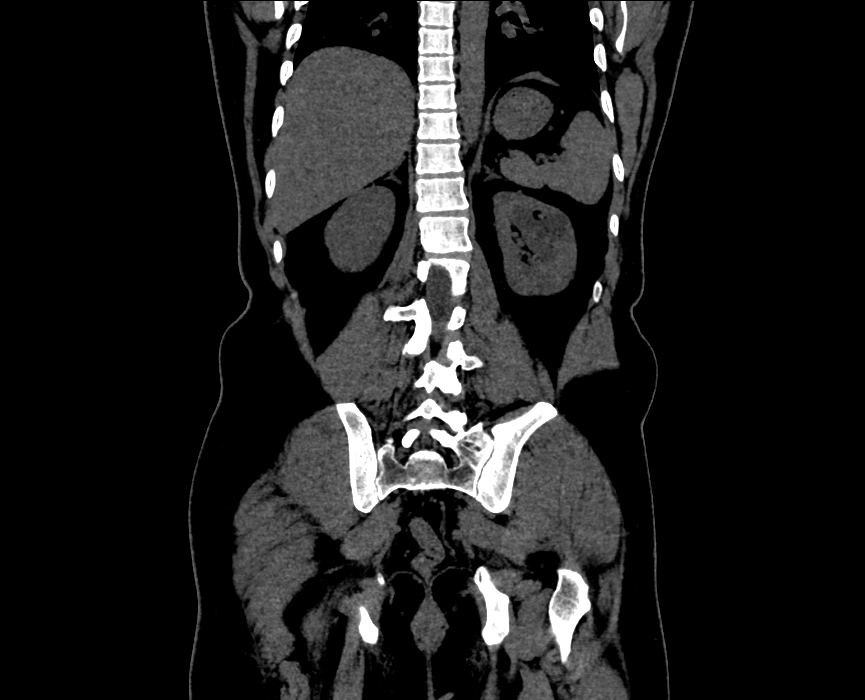
%> input picture CT image kidney dataset/kidney dataset(CT images)/Cyst- (1025).jpg, 865 x 700 px
$ octave maincode.m   (GNU Octave 9; MATLAB toolbox functions it lacks are replaced by stand-ins)
%> lines starting %> are read from the running program, lines starting %| are printed output that depends on the picture; in (x1, y1, x2, y2) boxes, pixels count from 0 and x2, y2 are one past the last pixel; in counts of white or black regions, pixels touching at a corner belong together; the program's own positions count from 1
### CT image kidney dataset/subcodes/contourseg.m

function seg = contourseg(I,mask,num_iter,mu,method)


  if(~exist('mu','var'))
    mu=0.2;
  end

  if(~exist('method','var'))
    method = 'chan';
  end

   s = 200./min(size(I,1),size(I,2)); % resize scale
   if s<1
       I = imresize(I,s);
   end

%   auto mask settings
  if ischar(mask)
      switch lower (mask)
          case 'small'
              mask = maskcircle2(I,'small');
          case 'medium'
              mask = maskcircle2(I,'medium');
          case 'large'
              mask = maskcircle2(I,'large');
          case 'whole'
              mask = maskcircle2(I,'whole');
              %mask = init_mask(I,30);
          case 'whole+small'
              m1 = maskcircle2(I,'whole');
              m2 = maskcircle2(I,'small');
              mask = zeros(size(I,1),size(I,2),2);
              mask(:,:,1) = m1(:,:,1);
              mask(:,:,2) = m2(:,:,2);
          otherwise
              error('unrecognized mask shape name (MASK).');
      end
  else
      if s<1
          mask = imresize(mask,s);
      end
      if size(mask,1)>size(I,1) || size(mask,2)>size(I,2)
          error('dimensions of mask unmathch those of the image.')
      end
      switch lower(method)
          case 'multiphase'
              if  (size(mask,3) == 1)
                  error('multiphase requires two masks but only gets one.')
              end
      end

  end


switch lower(method)
    case 'chan'
        if size(I,3)== 3
            P = rgb2gray(uint8(I));
            P = double(P);
        elseif size(I,3) == 2
            P = 0.5.*(double(I(:,:,1))+double(I(:,:,2)));
        else
            P = double(I);
        end
        layer = 1;

    case 'vector'
        s = 200./min(size(I,1),size(I,2)); % resize scale
        I = imresize(I,s);
        mask = imresize(mask,s);
        layer = size(I,3);
        if layer == 1
            display('only one image component for vector image')
        end
        P = double(I);

    case 'multiphase'
        layer = size(I,3);
        if size(I,1)*size(I,2)>200^2
            s = 200./min(size(I,1),size(I,2)); % resize scale
            I = imresize(I,s);
            mask = imresize(mask,s);
        end

        P = double(I);  %P store the original image
    otherwise
        error('!invalid method')
end
%-- End Initializations on input image I and mask

%%
%--   Core function
switch lower(method)
    case {'chan','vector'}
        %-- SDF
        %   Get the distance map of the initial mask

        mask = mask(:,:,1);
        phi0 = bwdist(mask)-bwdist(1-mask)+im2double(mask)-.5;
        %   initial force, set to eps to avoid division by zeros
        force = eps;
        %-- End Initialization

        %-- Display settings
          figure();
          sgtitle('Segmentation');
%           subplot(1,2,1); imshow(I); title('Input Image');
%           subplot(1,2,1); contour(flipud(phi0), [0 0], 'r','LineWidth',1); title('initial contour');
          subplot(1,2,1);
          title('Initial Contour');
        %-- End Display original image and mask

        %-- Main loop
          for n=1:num_iter
              inidx = find(phi0>=0); % frontground index
              outidx = find(phi0<0); % background index
              force_image = 0; % initial image force for each layer
              for i=1:layer
                  L = im2double(P(:,:,i)); % get one image component
                  c1 = sum(sum(L.*Heaviside(phi0)))/(length(inidx)+eps); % average inside of Phi0
                  c2 = sum(sum(L.*(1-Heaviside(phi0))))/(length(outidx)+eps); % verage outside of Phi0
                  force_image=-(L-c1).^2+(L-c2).^2+force_image;
                  % sum Image Force on all components (used for vector image)
                  % if 'chan' is applied, this loop become one sigle code as a
                  % result of layer = 1
              end

              % calculate the external force of the image
              force = mu*kappa(phi0)./max(max(abs(kappa(phi0))))+1/layer.*force_image;

              % normalized the force
              force = force./(max(max(abs(force))));

              % get stepsize dt
              dt=0.5;

              % get parameters for checking whether to stop
              old = phi0;
              phi0 = phi0+dt.*force;
              new = phi0;
              indicator = checkstop(old,new,dt);

              % intermediate output
              if(mod(n,20) == 0)
                 showphi(I,phi0,n);
              end;
              if indicator % decide to stop or continue
                  showphi(I,phi0,n);

                  %make mask from SDF
                  seg = phi0<=0; %-- Get mask from levelset

                  subplot(1,2,2); imshow(seg); title('Segmented Image');

                  return;
              end
          end;
          showphi(I,phi0,n);

          %make mask from SDF
          seg = phi0<=0; %-- Get mask from levelset

          subplot(1,2,2); imshow(seg); title('Segmented Image');
    case 'multiphase'
        %-- Initializations
        %   Get the distance map of the initial masks
        mask1 = mask(:,:,1);
        mask2 = mask(:,:,2);
        phi1=bwdist(mask1)-bwdist(1-mask1)+im2double(mask1)-.5;%Get phi1 from the initial mask 1
        phi2=bwdist(mask2)-bwdist(1-mask2)+im2double(mask2)-.5;%Get phi1 from the initial mask 2

        %-- Display settings
        figure();
% [7 lines of commented-out code are left out]
        hold on
        contour(flipud(mask1),[0,0],'r','LineWidth',2.5);
        contour(flipud(mask1),[0,0],'x','LineWidth',1);
        contour(flipud(mask2),[0,0],'g','LineWidth',2.5);
        contour(flipud(mask2),[0,0],'x','LineWidth',1);
        title('initial contour');
        hold off
        subplot(1,2,1); title('Segmentation');
        %-- End display settings

        %Main loop
        for n=1:num_iter
              %-- Narrow band for each phase
              nb1 = find(phi1<1.2 & phi1>=-1.2); %narrow band of phi1
              inidx1 = find(phi1>=0); %phi1 frontground index
              outidx1 = find(phi1<0); %phi1 background index

              nb2 = find(phi2<1.2 & phi2>=-1.2); %narrow band of phi2
              inidx2 = find(phi2>=0); %phi2 frontground index
              outidx2 = find(phi2<0); %phi2 background index
              % [7 lines of commented-out code are left out]

              cc11 = intersect(inidx1,inidx2); %index belong to (phi1>0 & phi2>0)
              cc12 = intersect(inidx1,outidx2); %index belong to (phi1>0 & phi2<0)
              cc21 = intersect(outidx1,inidx2); %index belong to (phi1<0 & phi2>0)
              cc22 = intersect(outidx1,outidx2); %index belong to (phi1<0 & phi2<0)

              f_image11 = 0;
              f_image12 = 0;
              f_image21 = 0;
              f_image22 = 0; % initial image force for each layer

              for i=1:layer
                  L = im2double(P(:,:,i)); % get one image component

              if isempty(cc11)
                  c11 = eps;
              else
                  c11 = mean(L(cc11));
              end

              if isempty(cc12)
                  c12 = eps;
              else
                  c12 = mean(L(cc12));
              end

              if isempty(cc21)
                  c21 = eps;
              else
                  c21 = mean(L(cc21));
              end

              if isempty(cc22)
                  c22 = eps;
              else
                  c22 = mean(L(cc22));
              end

              %-- End mean calculation

              %-- Force calculation and normalization
              % force on each partition

              f_image11=(L-c11).^2.*Heaviside(phi1).*Heaviside(phi2)+f_image11;
              f_image12=(L-c12).^2.*Heaviside(phi1).*(1-Heaviside(phi2))+f_image12;
              f_image21=(L-c21).^2.*(1-Heaviside(phi1)).*Heaviside(phi2)+f_image21;
              f_image22=(L-c22).^2.*(1-Heaviside(phi1)).*(1-Heaviside(phi2))+f_image22;
              end


              curvature1 = mu*kappa(phi1);
              curvature1 = curvature1(nb1);
              % image force on phi1
              fim1 = 1/layer.*(-f_image11(nb1)+f_image21(nb1)-f_image12(nb1)+f_image22(nb1));
              fim1 = fim1./max(abs(fim1)+eps);

              % curvature on phi2
              curvature2 = mu*kappa(phi2);
              curvature2 = curvature2(nb2);
              % image force on phi2
              fim2 = 1/layer.*(-f_image11(nb2)+f_image12(nb2)-f_image21(nb2)+f_image22(nb2));
              fim2 = fim2./max(abs(fim2)+eps);

              % force on phi1 and phi2
              force1 = curvature1+fim1;
              force2 = curvature2+fim2;
              %-- End force calculation

              % detal t
              dt = 1.5;

              old(:,:,1) = phi1;
              old(:,:,2) = phi2;

              %update of phi1 and phi2
              phi1(nb1) = phi1(nb1)+dt.*force1;
              phi2(nb2) = phi2(nb2)+dt.*force2;

              new(:,:,1) = phi1;
              new(:,:,2) = phi2;

              indicator = checkstop(old,new,dt);

              if indicator
                 showphi(I, new, n);
                 %make mask from SDF
                 seg11 = (phi1>0 & phi2>0); %-- Get mask from levelset
                 seg12 = (phi1>0 & phi2<0);
                 seg21 = (phi1<0 & phi2>0);
                 seg22 = (phi1<0 & phi2<0);

                 se = strel('disk',1);
                 aa1 = imerode(seg11,se);
                 aa2 = imerode(seg12,se);
                 aa3 = imerode(seg21,se);
                 aa4 = imerode(seg22,se);
                 seg = aa1+2*aa2+3*aa3+4*aa4;

                 subplot(1,2,2); imagesc(seg);axis image;title('Segmented Image');

                  return
              end
              % re-initializations
              phi1 = reinitialization(phi1, 0.6);%sussman(phi1, 0.6);%
              phi2 = reinitialization(phi2, 0.6);%sussman(phi2,0.6);

              %intermediate output
              if(mod(n,20) == 0)
                 phi(:,:,1) = phi1;
                 phi(:,:,2) = phi2;
                 showphi(I, phi, n);
              end;
          end;
          phi(:,:,1) = phi1;
          phi(:,:,2) = phi2;
          showphi(I, phi, n);
          %make mask from SDF
        seg11 = (phi1>0 & phi2>0); %-- Get mask from levelset
        seg12 = (phi1>0 & phi2<0);
        seg21 = (phi1<0 & phi2>0);
        seg22 = (phi1<0 & phi2<0);

        se = strel('disk',1);
        aa1 = imerode(seg11,se);
        aa2 = imerode(seg12,se);
        aa3 = imerode(seg21,se);
        aa4 = imerode(seg22,se);
        seg = aa1+2*aa2+3*aa3+4*aa4;
        %seg = bwlabel(seg);
        subplot(1,2,2); imagesc(seg);axis image;title('Segmented Image');
end

### CT image kidney dataset/maincode.m
clc;
clear all;
close all;
warning off;
addpath('subcodes');

%% INITIALIZATION

SearchAgents_no=30;
N=10;
Function_name='F1';
Fun_name='F10';
Max_iter=200;
Total_run=10;
NumberofBrownBears=30;
D=30;
Min=ones(1,D)*(-100);
Max=ones(1,D)*(100);
%% LOAD INPUT DATASET

myFolder = 'F:\Nisha\Nisha\2024\Rooks projcts\project5(kidney2)\kidney2code\kidney2cyst\maincode';
filePattern = fullfile(myFolder, '*.jpg');
jpegFiles = dir(filePattern);
for k = 1:length(jpegFiles)
  baseFileName = jpegFiles(k).name;
  fullFileName = fullfile(myFolder, baseFileName);
  fprintf(1, 'Now reading %s\n', fullFileName);
  imageArray = imread(fullFileName);
  imshow(imageArray);
  drawnow;
end
[I,path]=uigetfile('*.jpg','select a input image');
%> the answer given: kidney dataset(CT images)/Cyst- (1025).jpg
str=strcat(path,I);
s=imread(str);
%> s is the input picture: size 700x865x3 uint8; min 0, max 255, mean 31
figure;
imshow(s);
title('Input Image');
image = im2double(s(:,:,1));
H1 = fspecial('gaussian',21,15);
H2 = fspecial('gaussian',21,20);
dog = H1 - H2;
dogFilterImage1 = conv2(image,dog,'same');
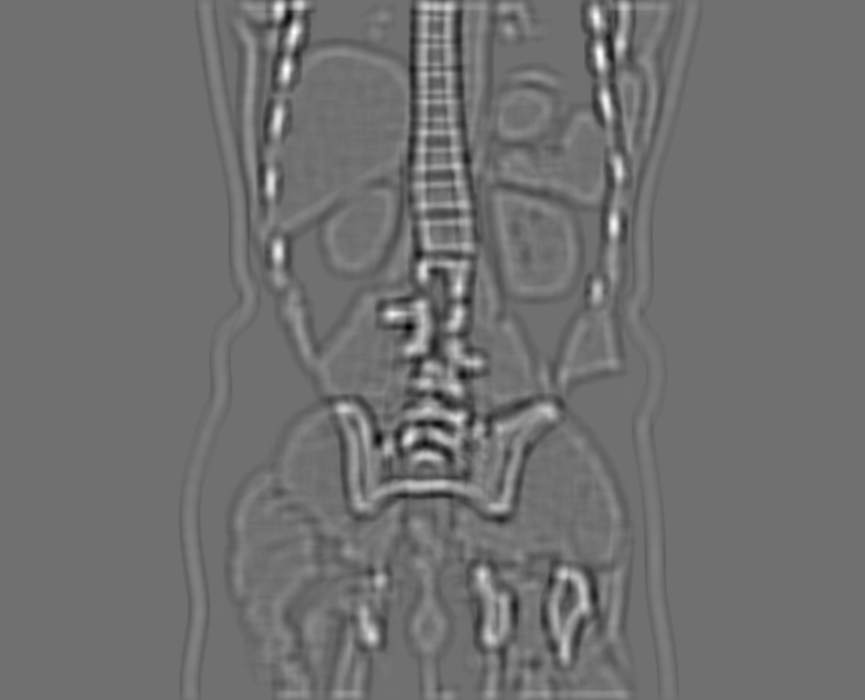
%> dogFilterImage1: size 700x865 double; min -0.011, max 0.0138, mean 1.27e-05; drawn with min black and max white
figure;
imshow(dogFilterImage1,[]);
title('Preprocessed Image');
%% SEGMENTATION
m = zeros(size(s,1),size(s,2));
m(20:120,20:120) = 1;
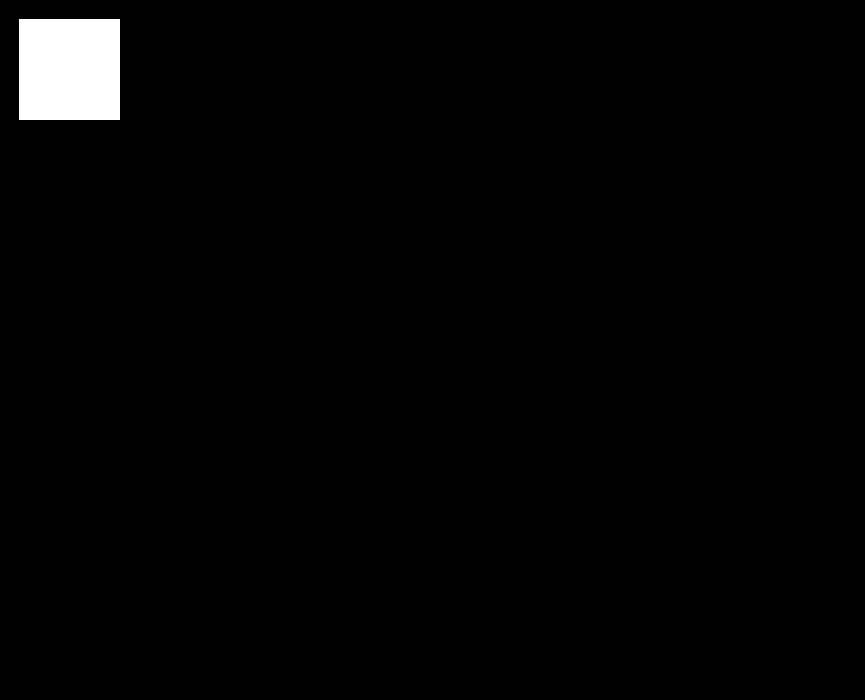
%> m: size 700x865 double; values 0 (black) and 1 (white), 1.7% white; 1 white region, box (x1, y1, x2, y2) and area: (19, 19, 120, 120) 10201
seg = contourseg(s,'medium',500,0.02,'chan'); % ability on gray image
%> in contourseg, `I = imresize(I,s);`:
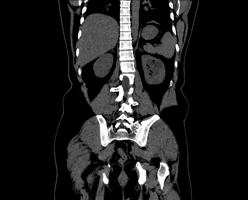
%> I: size 200x248x3 uint8; min 0, max 255, mean 31.1
%> the run ends on the next line

$ run again, on CT image kidney dataset/kidney dataset(CT images)/Cyst- (1307).jpg
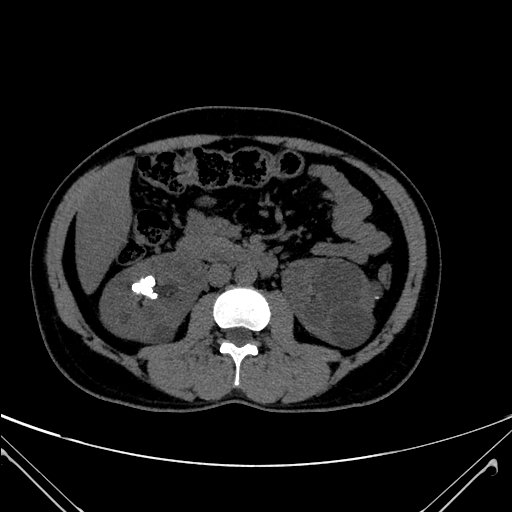
%> input picture CT image kidney dataset/kidney dataset(CT images)/Cyst- (1307).jpg, 512 x 512 px
%> s is the input picture: size 512x512x3 uint8; min 0, max 255, mean 24.2
%> `m(20:120,20:120) = 1;`:
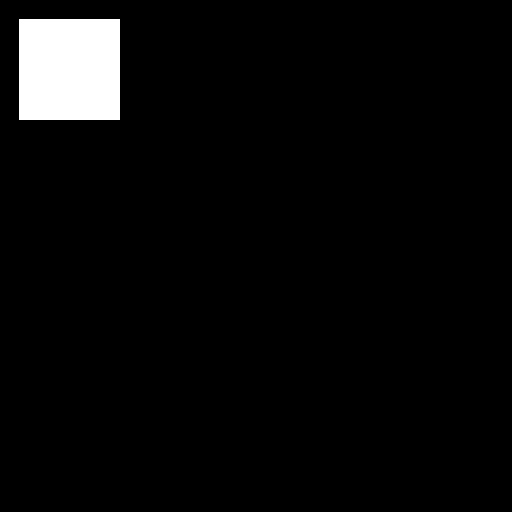
%> m: size 512x512 double; values 0 (black) and 1 (white), 3.9% white; 1 white region, box (x1, y1, x2, y2) and area: (19, 19, 120, 120) 10201
%> in contourseg, `I = imresize(I,s);`:
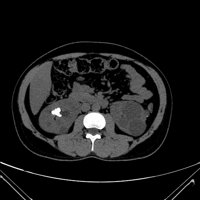
%> I: size 200x200x3 uint8; min 0, max 255, mean 24.3

$ run again, on CT image kidney dataset/kidney dataset(CT images)/Cyst- (1376).jpg
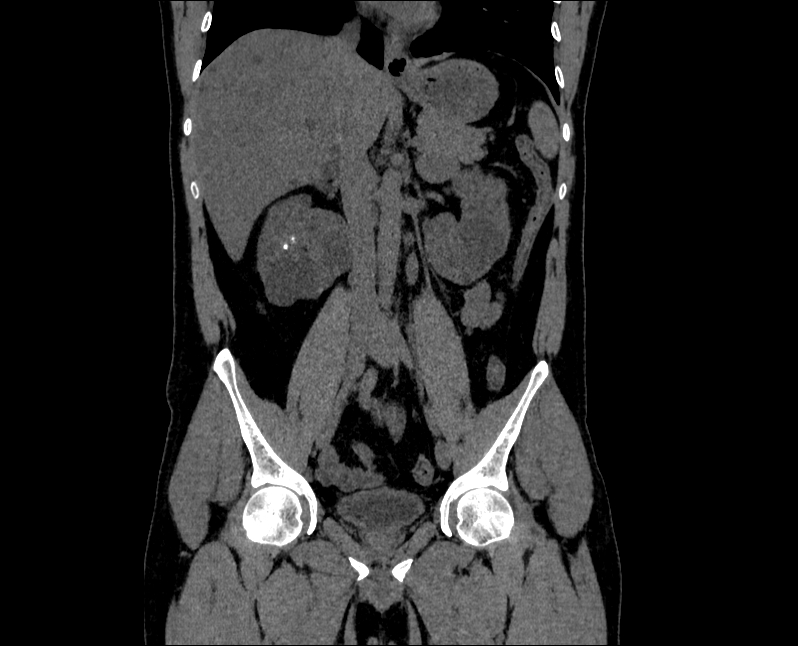
%> input picture CT image kidney dataset/kidney dataset(CT images)/Cyst- (1376).jpg, 798 x 646 px
%> s is the input picture: size 646x798x3 uint8; min 0, max 255, mean 39.6
%> `m(20:120,20:120) = 1;`:
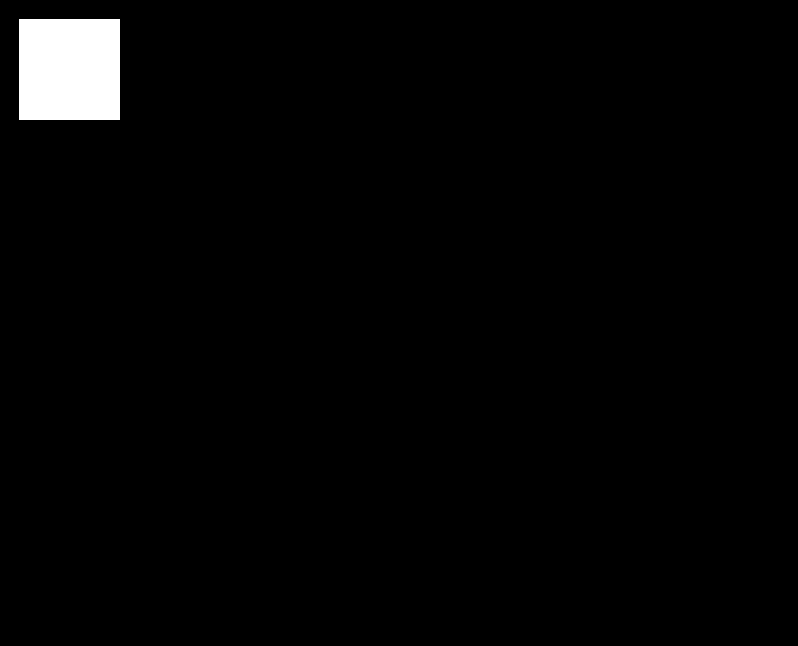
%> m: size 646x798 double; values 0 (black) and 1 (white), 2% white; 1 white region, box (x1, y1, x2, y2) and area: (19, 19, 120, 120) 10201
%> in contourseg, `I = imresize(I,s);`:
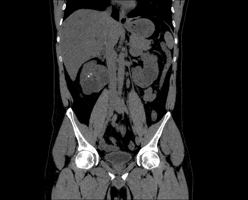
%> I: size 200x248x3 uint8; min 0, max 255, mean 39.7
